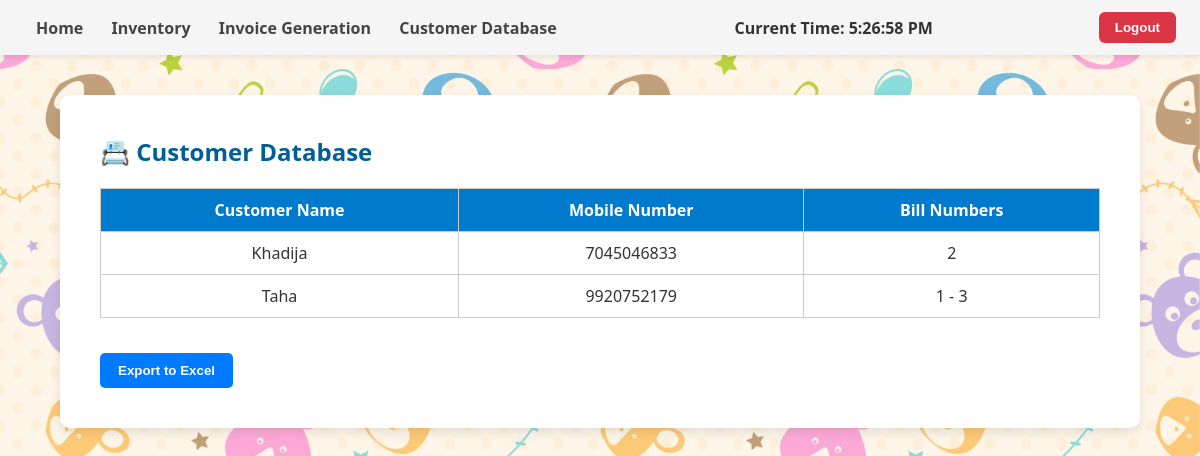
Before: /customer_database (signed in) with the older database file.
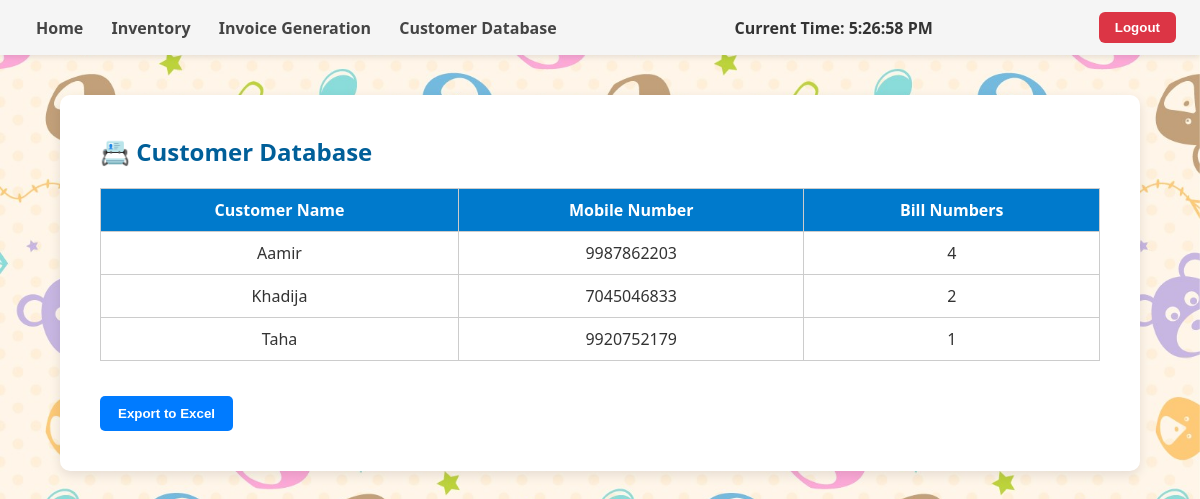
After: the same page with the newer database file.
### app.py (models this page shows)
class Invoice(db.Model):
    __tablename__ = 'invoices'
    id = db.Column(db.Integer, primary_key=True)
    bill_number = db.Column(db.Integer, unique=True, nullable=False)
    date = db.Column(db.DateTime, nullable=False)
    customer_name = db.Column(db.String, nullable=False)
    customer_number = db.Column(db.String, nullable=False)
    subtotal = db.Column(db.Float, nullable=False)
    discount_percentage = db.Column(db.Float, nullable=False)
    total_due = db.Column(db.Float, nullable=False)
    items_json = db.Column(db.Text, nullable=False)

### app.py (the view)
@app.route('/customer_database')
def customer_database():
    if 'user' not in session:
        return redirect(url_for('login'))
    invoices = Invoice.query.order_by(Invoice.customer_name).all()
    customer_dict = {}
    for inv in invoices:
        key = (inv.customer_name.strip(), inv.customer_number.strip())
        if key not in customer_dict:
            customer_dict[key] = []
        customer_dict[key].append(str(inv.bill_number))
    customer_data = [
        {'name': name, 'mobile': mobile, 'bills': bill_numbers}
        for (name, mobile), bill_numbers in customer_dict.items()
    ]
    return render_template('customer_database.html', customer_data=customer_data)

### templates/customer_database.html (shortened to what this page needs)
{% extends 'dashboard.html' %}
{% block content %}
<h2>📇 Customer Database</h2>
{% if customer_data and customer_data|length > 0 %}
<table border="1" cellpadding="10" cellspacing="0" style="width: 100%; border-collapse: collapse; margin-top: 20px;">
    <thead style="background-color: #e0e0e0;">
        <tr>
            <th>Customer Name</th>
            <th>Mobile Number</th>
            <th>Bill Numbers</th>
        </tr>
    </thead>
    <tbody>
        {% for customer in customer_data %}
        <tr>
            <td>{{ customer.name }}</td>
            <td>{{ customer.mobile if customer.mobile else 'N/A' }}</td>
            <td>{{ customer.bills | join(' - ') }}</td>
        </tr>
        {% endfor %}
    </tbody>
</table>
{% else %}
<p style="color: gray;">No customer data available.</p>
{% endif %}
<form method="POST" action="{{ url_for('export_customers') }}" style="margin-top: 20px;">
    <button type="submit" class="button">Export to Excel</button>
</form>
{% endblock %}

Changed rows visible on the page:
added Invoice: name "Aamir", customer_number "9987862203", bills "4"
computed for Invoice "Taha": bills "1 - 3" → "1"
